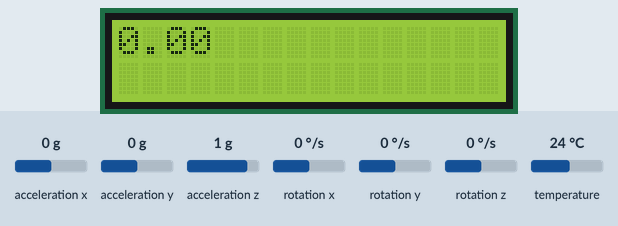
Simulated run of this sketch. Board: Arduino Uno, built with avr-gcc and run on an emulated ATmega328P. Shown: 16×2 character LCD. The inputs (shaded band) are chosen by the test bench; at power-on: acceleration x 0 g, acceleration y 0 g, acceleration z 1 g, rotation x 0 °/s, rotation y 0 °/s, rotation z 0 °/s, temperature 24 °C. What the sketch prints to the serial monitor is not drawn.

Above: at 2.4 s.
2.5 s: acceleration x set to -1.4 g
At 4.1 s:
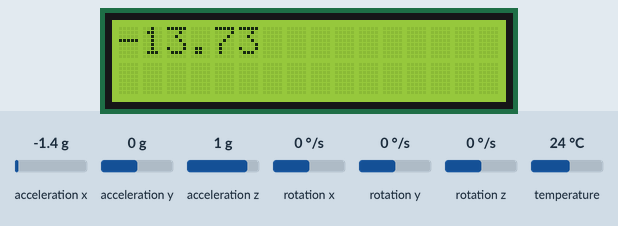
4.4 s: acceleration x set to -0.8 g
At 5.2 s:
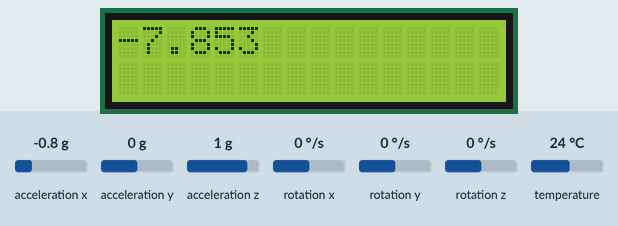
6.1 s: acceleration x set to 0.8 g
At 7.0 s:
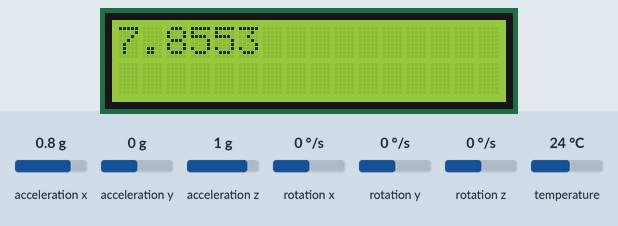
Timing chart, 0 to 9.1 s (numbered marks = the images above; inputs shaded):
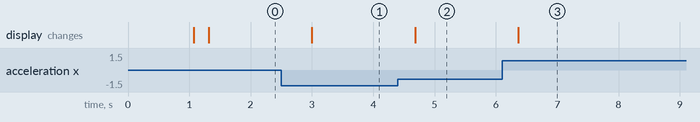

The sketch:

angel_lcd.ino
```cpp
// Basic demo for accelerometer readings from Adafruit MPU6050

#include <Adafruit_MPU6050.h>
#include <Adafruit_Sensor.h>
#include <LiquidCrystal_I2C.h>
#include <Wire.h>

Adafruit_MPU6050 mpu;
LiquidCrystal_I2C lcd(0x27, 16, 2);

void setup(void) {
  lcd.init();
	lcd.backlight();
  lcd.setCursor(0,0);
  lcd.print("Hi, OK ~");

  delay(1000);
  lcd.clear();
  Serial.begin(9600);
  while (!Serial)
    delay(10);

  Serial.println("Adafruit MPU6050 test!");

  if (!mpu.begin()) {
    Serial.println("Failed to find MPU6050 chip");
    while (1) {
      delay(10);
    }
  }
  Serial.println("MPU6050 Found!");

  mpu.setAccelerometerRange(MPU6050_RANGE_8_G);
  Serial.print("Accelerometer range set to: ");
  switch (mpu.getAccelerometerRange()) {
  case MPU6050_RANGE_2_G:
    Serial.println("+-2G");
    break;
  case MPU6050_RANGE_4_G:
    Serial.println("+-4G");
    break;
  case MPU6050_RANGE_8_G:
    Serial.println("+-8G");
    break;
  case MPU6050_RANGE_16_G:
    Serial.println("+-16G");
    break;
  }
  mpu.setGyroRange(MPU6050_RANGE_500_DEG);
  Serial.print("Gyro range set to: ");
  switch (mpu.getGyroRange()) {
  case MPU6050_RANGE_250_DEG:
    Serial.println("+- 250 deg/s");
    break;
  case MPU6050_RANGE_500_DEG:
    Serial.println("+- 500 deg/s");
    break;
  case MPU6050_RANGE_1000_DEG:
    Serial.println("+- 1000 deg/s");
    break;
  case MPU6050_RANGE_2000_DEG:
    Serial.println("+- 2000 deg/s");
    break;
  }

  mpu.setFilterBandwidth(MPU6050_BAND_21_HZ);
  Serial.print("Filter bandwidth set to: ");
  switch (mpu.getFilterBandwidth()) {
  case MPU6050_BAND_260_HZ:
    Serial.println("260 Hz");
    break;
  case MPU6050_BAND_184_HZ:
    Serial.println("184 Hz");
    break;
  case MPU6050_BAND_94_HZ:
    Serial.println("94 Hz");
    break;
  case MPU6050_BAND_44_HZ:
    Serial.println("44 Hz");
    break;
  case MPU6050_BAND_21_HZ:
    Serial.println("21 Hz");
    break;
  case MPU6050_BAND_10_HZ:
    Serial.println("10 Hz");
    break;
  case MPU6050_BAND_5_HZ:
    Serial.println("5 Hz");
    break;
  }

  Serial.println("");
  delay(100);
}

void loop() {

  sensors_event_t a, g, temp;
  mpu.getEvent(&a, &g, &temp);

  Serial.print("Acceleration X: ");
  Serial.print(a.acceleration.x);
  Serial.print(", Y: ");
  Serial.print(a.acceleration.y);
  Serial.print(", Z: ");
  Serial.print(a.acceleration.z);
  Serial.println(" m/s^2");

  Serial.print("Rotation X: ");
  Serial.print(g.gyro.x);
  Serial.print(", Y: ");
  Serial.print(g.gyro.y);
  Serial.print(", Z: ");
  Serial.print(g.gyro.z);
  Serial.println(" rad/s");

  Serial.print("Temperature: ");
  Serial.print(temp.temperature);
  Serial.println(" degC");

  Serial.println("");
  lcd.setCursor(0,0);
  lcd.print(a.acceleration.x);
  delay(500);
}
```

Measured:
- after the input at 2.5 s, the display: changes after 0.50 s (image 1)
- after the input at 4.4 s, the display: changes after 0.28 s (image 2)
- after the input at 6.1 s, the display: changes after 0.26 s (image 3)
